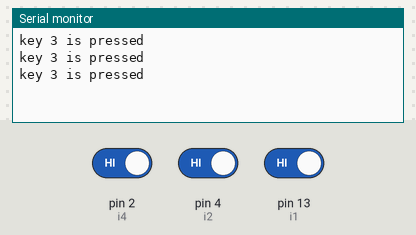
The sketch below on a simulated Arduino Uno, built with avr-gcc and run on an emulated ATmega328P. Shown: the last lines printed to the serial monitor. The test bench sets the inputs (shaded band); at power-on: pin 2 (i4) HIGH, pin 4 (i2) HIGH, pin 13 (i1) HIGH.

Above: at 2.8 s.
2.9 s: pin 2 (i4) driven LOW
At 3.8 s:
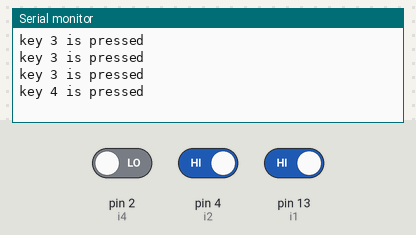
4.4 s: pin 4 (i2) driven LOW
5.9 s: pin 13 (i1) driven LOW
At 6.4 s:
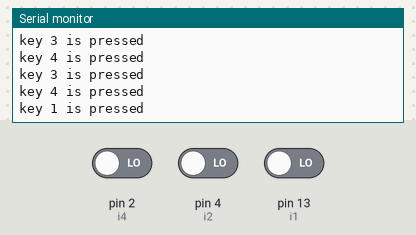
Timing chart, 0 to 8.9 s (numbered marks = the images above; inputs shaded):
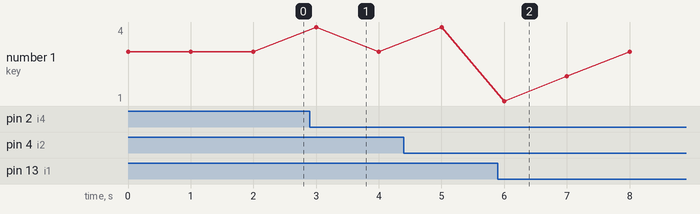

Measured:
- after the input at 2.9 s, the serial monitor: prints a new line after 0.10 s (image 1)
- after the input at 5.9 s, the serial monitor: prints a new line after 0.10 s (image 2)

The sketch:

Serial_monitor.ino
```cpp
int i1 = 13;
int i2 = 4;
int i3 = 0;
int i4 = 2;
int Switch1;
int Switch2;
int Switch3;
int Switch4;
void setup()
{
  Serial.begin(9600);
  pinMode(i1, INPUT);
  pinMode(i2, INPUT);
  pinMode(i3, INPUT);
  pinMode(i4, INPUT);
}
void loop()
{
  Switch1 = digitalRead(i1);
  if (Switch1 == LOW)
  {
    Serial.print("key 1 is pressed");
  Serial.print('\n');
  delay(1000);
  }

  Switch2 = digitalRead(i2);
  if (Switch2 == LOW)
  {
    Serial.print("key 2 is pressed");
  Serial.print('\n');
  delay(1000);
  }

  Switch3 = digitalRead(i3);
  if (Switch3 == LOW)
  {
    Serial.print("key 3 is pressed");
  Serial.print('\n');
  delay(1000);
  }

  Switch4 = digitalRead(i4);
  if (Switch4 == LOW)
  {
    Serial.print("key 4 is pressed");
  Serial.print('\n');
  delay(1000);
  }

}
```
